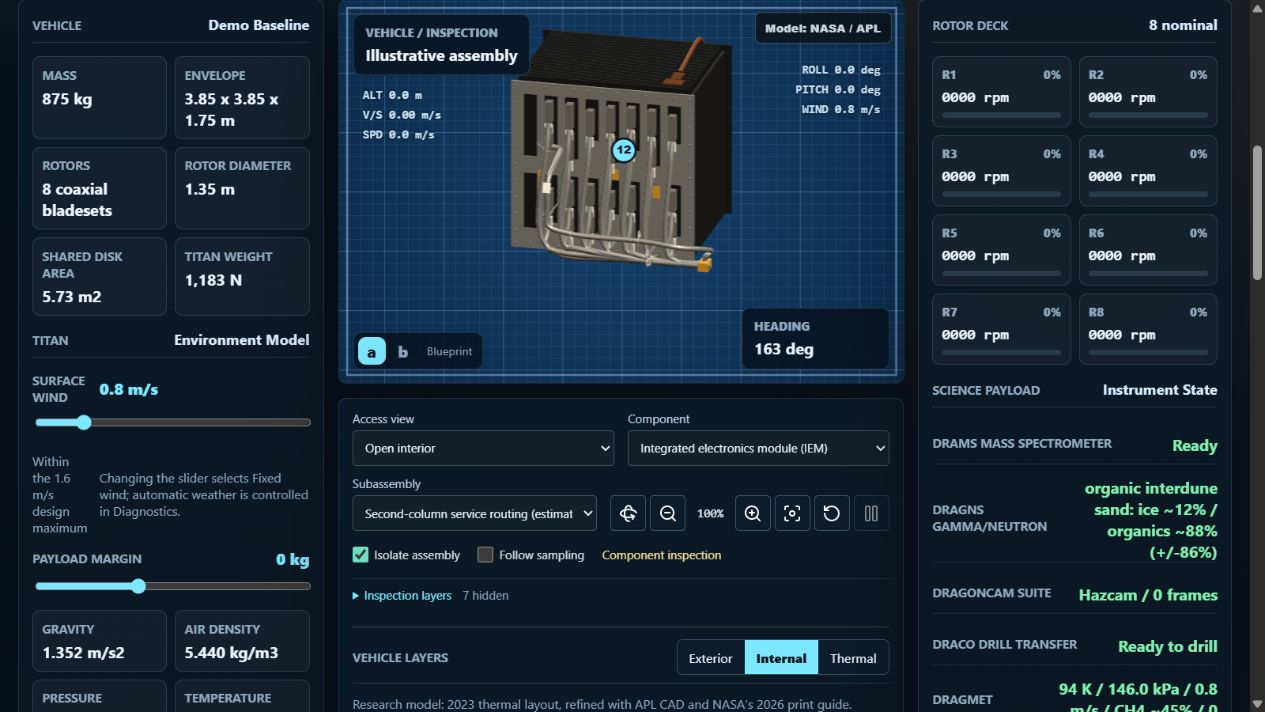
#> input picture research/iem-middle-lead-2026-10-25/app-desktop.png, 1265 x 712 px, given in place of nasa-apl-psu-iem-testing.jpg, which was not available
$ python comparison.py
#> lines starting #> are read from the running program, lines starting #| are printed output that depends on the picture; pictures that were not available may be replaced by others from this repository, and a replacement may not be noted
from pathlib import Path
from PIL import Image, ImageOps, ImageDraw, ImageFont

HERE = Path(__file__).resolve().parent
ROOT = HERE.parent.parent
FONT = ImageFont.truetype('C:/Windows/Fonts/arial.ttf', 24)
SMALL = ImageFont.truetype('C:/Windows/Fonts/arial.ttf', 19)

def panel(sheet, x, y, title, path, render=False, size=(864, 610)):
    draw = ImageDraw.Draw(sheet)
    draw.rectangle((x, y, x + size[0], y + size[1]), fill='white')
    draw.text((x + 14, y + 12), title, font=SMALL, fill='#17262f')
    picture = Image.open(path).convert('RGB')
    if render:
        picture = picture.crop((0, 75, picture.width - 14, min(735, picture.height)))
    picture = ImageOps.contain(picture, (size[0] - 24, size[1] - 58), Image.Resampling.LANCZOS)
    sheet.paste(picture, (x + (size[0] - picture.width) // 2, y + 48 + (size[1] - 58 - picture.height) // 2))

source = ROOT / 'research/iem-2026-10-13/nasa-apl-psu-iem-testing.jpg'
Image.open(source).crop((690, 435, 1040, 805)).save(HERE / 'real-iem-testing-crop.jpg', quality=94)
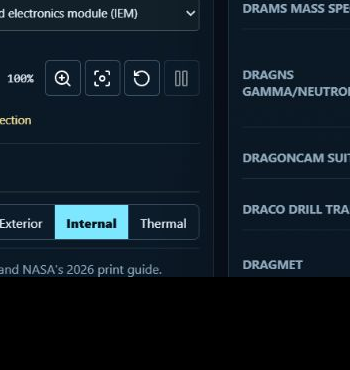
#> saved as real-iem-testing-crop.jpg: PIL image 350x370 RGB; mean R, G, B 16.1, 28, 37.8
sheet = Image.new('RGB', (1800, 1430), '#e3e8eb')
draw = ImageDraw.Draw(sheet)
draw.text((28, 20), 'IEM middle lead | real evidence, dimensional context and actual model', font=FONT, fill='#17262f')
panel(sheet, 22, 75, 'Real testing crop: NASA / JHUAPL / Ed Whitman', HERE / 'real-iem-testing-crop.jpg')
panel(sheet, 912, 75, 'NASA / APL CAD: arrangement only, not cable routing', ROOT / 'research/sources/tfaws2023-thermal-controller/tfaws23-at-14-slide03.jpg')
#> call 2 of panel, with x = 912, y = 75, render = False, size = (864, 610)
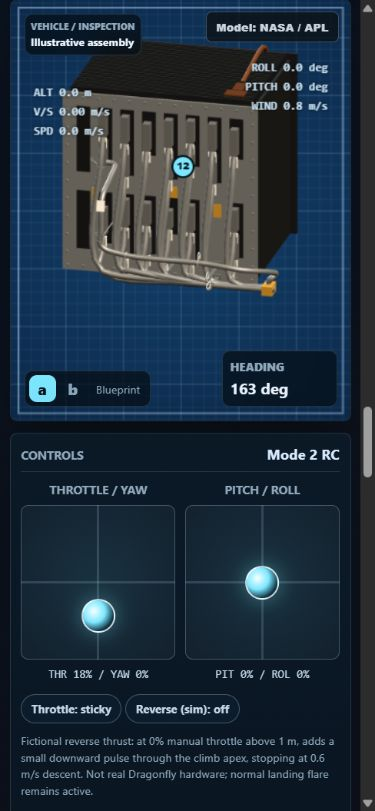
#> input picture research/iem-middle-lead-2026-10-25/app-mobile.png, 375 x 811 px, given in place of tfaws23-at-14-slide03.jpg, which was not available
#> in panel, picture is the input picture: PIL image 375x811 RGB; mean R, G, B 33, 48.7, 63.2
panel(sheet, 22, 710, 'Before: overlapping legacy middle lead', HERE / 'before.png', True)
#> call 3 of panel, with x = 22, y = 710, title = 'Before: overlapping legacy middle lead', render = True, size = (864, 610)
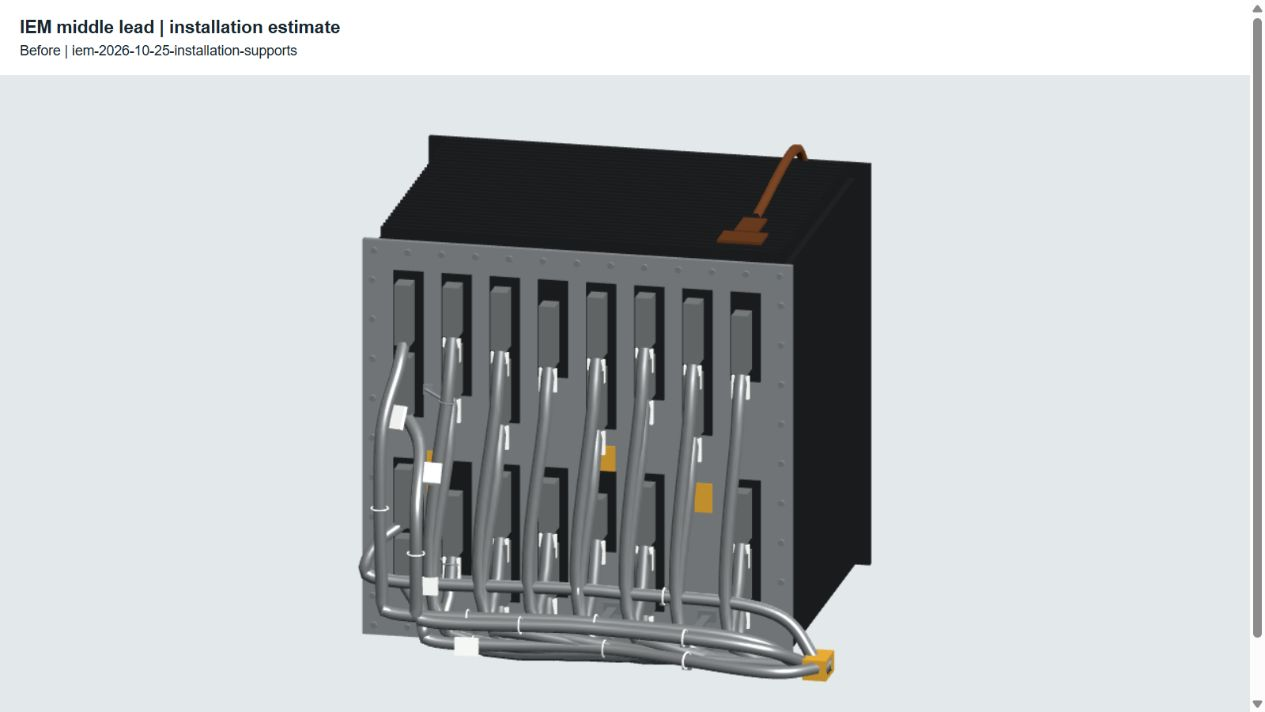
#> input picture research/iem-middle-lead-2026-10-25/before.png, 1265 x 712 px
#> in panel, picture is the input picture: PIL image 1265x712 RGB; mean R, G, B 188.4, 192.1, 194.4
panel(sheet, 912, 710, 'After: separated estimated route; original scale and endpoints', HERE / 'current.png', True)
#> call 4 of panel, with x = 912, y = 710, render = True, size = (864, 610)
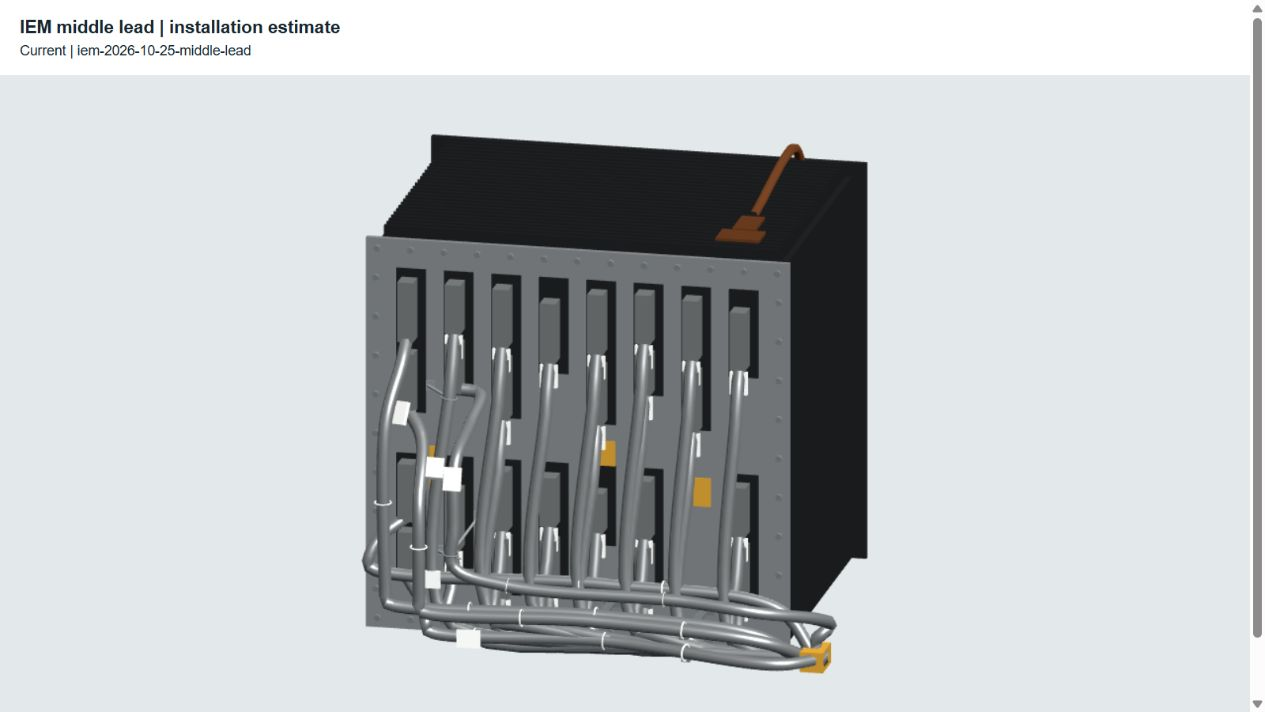
#> input picture research/iem-middle-lead-2026-10-25/current.png, 1265 x 712 px
#> in panel, picture is the input picture: PIL image 1265x712 RGB; mean R, G, B 189.7, 193.4, 195.7
#> in panel (call 4), `picture = picture.crop((0, 75, picture.width - 14, min(735, picture.he..`:
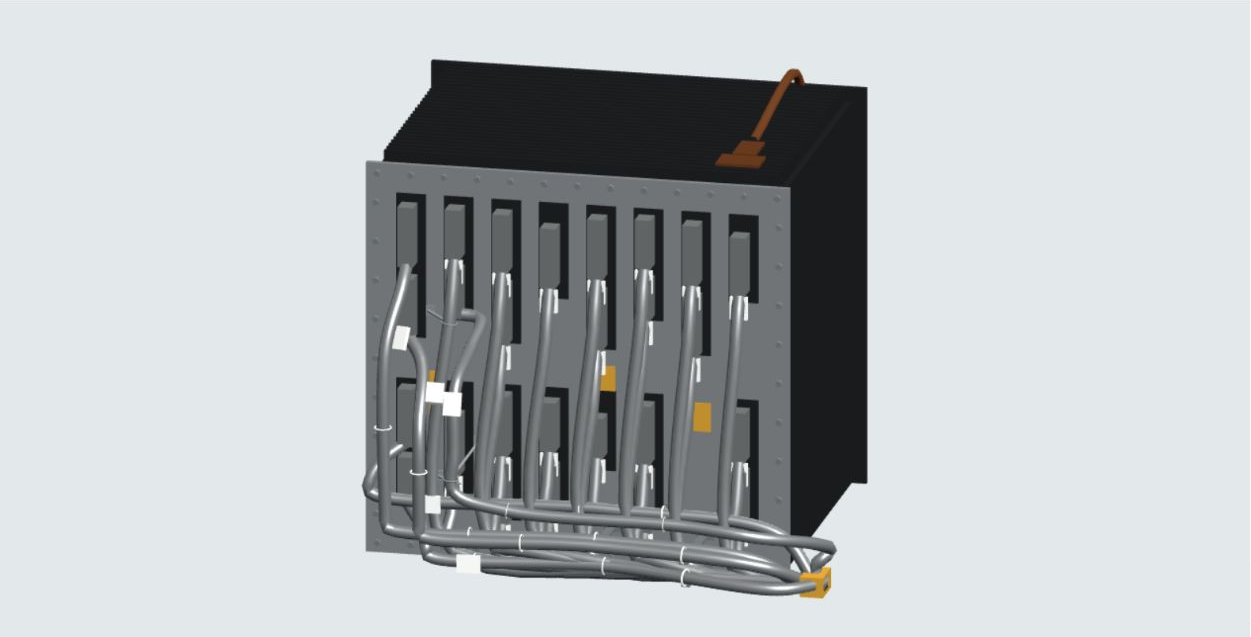
#> picture: PIL image 1251x637 RGB; mean R, G, B 182.7, 186.9, 189.5
draw.text((28, 1360), 'Only lead 6, its attached label and new fittings change. Terminal bundle overlaps remain unresolved.', font=SMALL, fill='#17262f')
draw.text((28, 1390), 'Geometry estimate, not flight routing or a qualified cable design. Credits and limits: README.md.', font=SMALL, fill='#17262f')
sheet.save(HERE / 'iem-real-cad-model-comparison.jpg', quality=93)
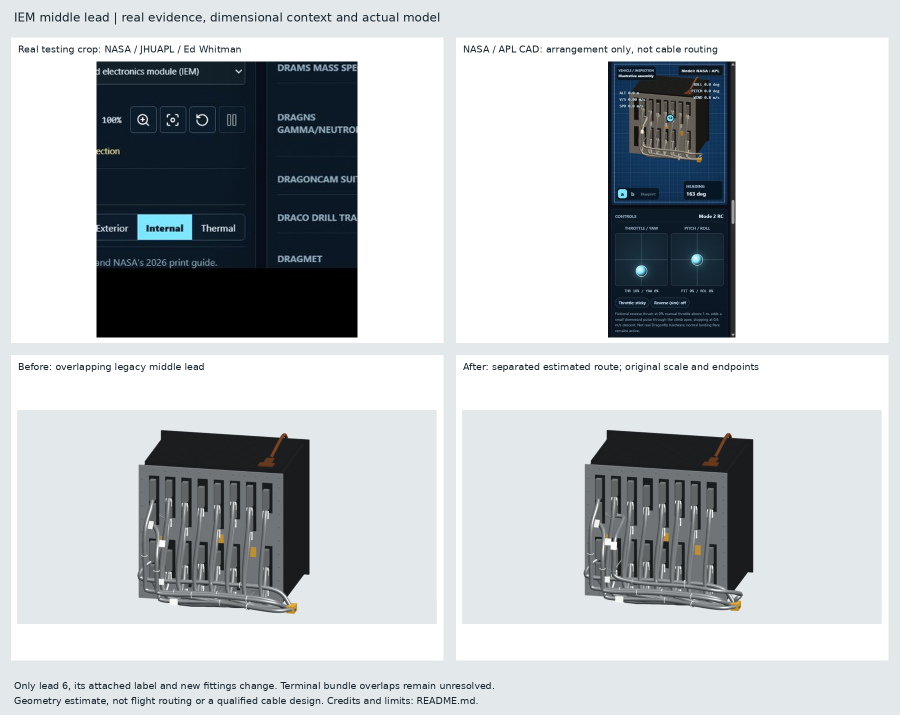
#> saved as iem-real-cad-model-comparison.jpg: PIL image 1800x1430 RGB (shown at 1/2 size); mean R, G, B 189.1, 193.4, 196.6

sheet = Image.new('RGB', (1800, 800), '#e3e8eb')
#> sheet: PIL image 1800x800 RGB
draw = ImageDraw.Draw(sheet)
draw.text((28, 20), 'IEM middle-lead service route | before and after', font=FONT, fill='#17262f')
panel(sheet, 22, 75, 'Before', HERE / 'before.png', True)
panel(sheet, 912, 75, 'After: new separated bend, label, support and two ties', HERE / 'current.png', True)
draw.text((28, 725), 'All 26 endpoints and every unrelated mesh remain fixed. Five routes reviewed; 21 still open.', font=SMALL, fill='#17262f')
draw.text((28, 758), 'The inherited terminal gathering zone is not claimed collision-free. Installation is illustrative.', font=SMALL, fill='#17262f')
sheet.save(HERE / 'iem-before-after.jpg', quality=93)
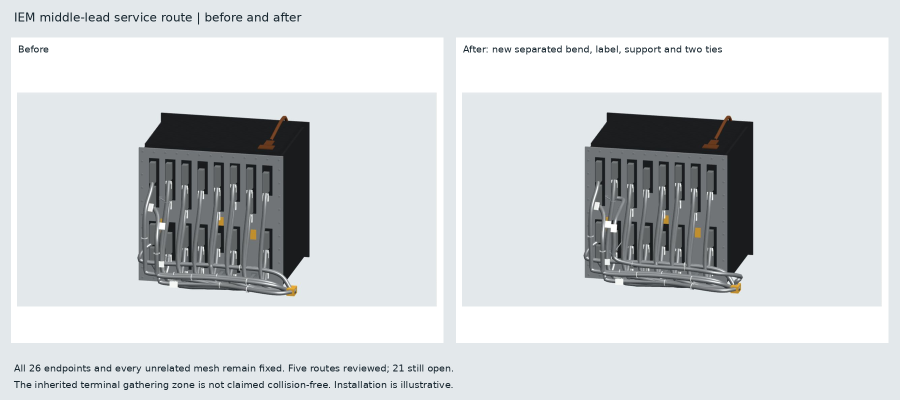
#> saved as iem-before-after.jpg: PIL image 1800x800 RGB (shown at 1/2 size); mean R, G, B 209.4, 212.9, 215
